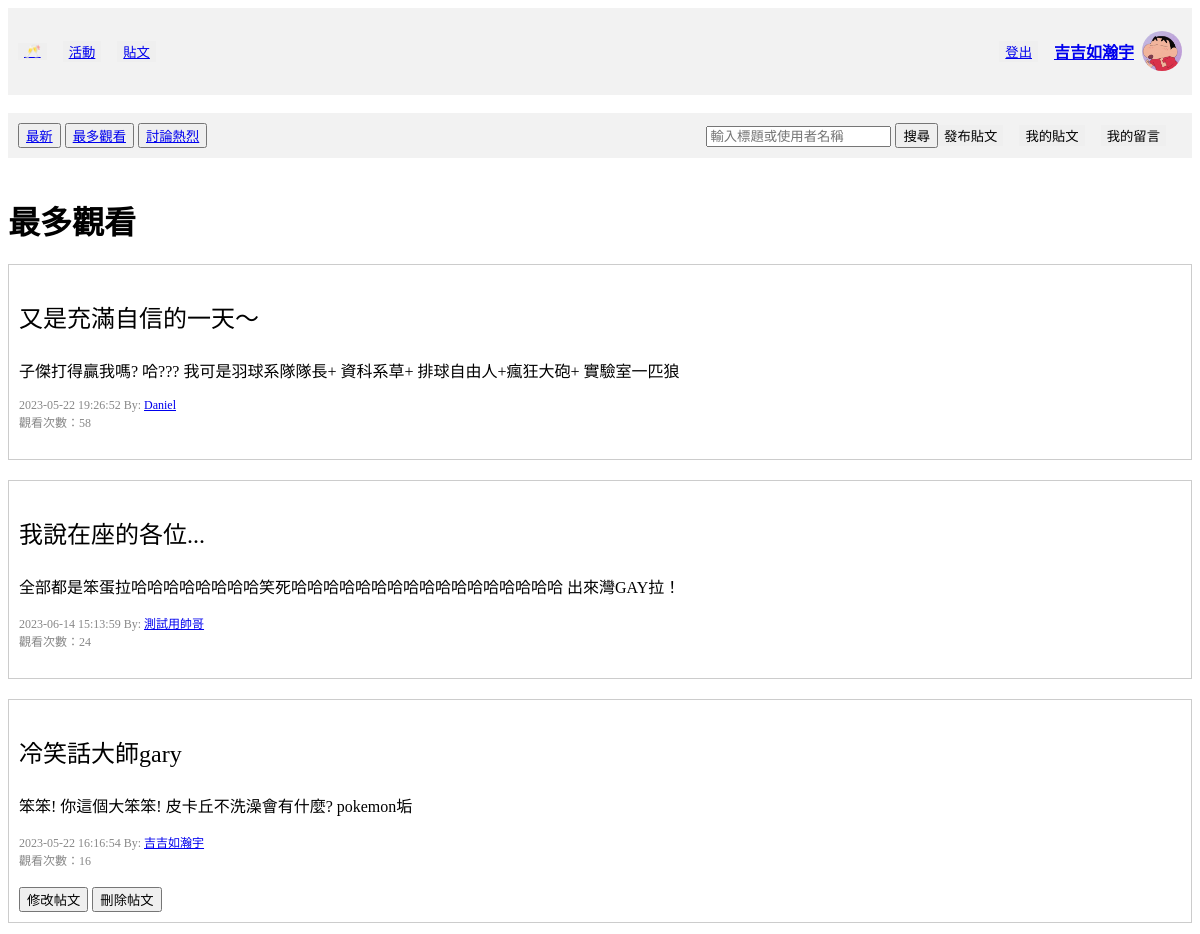
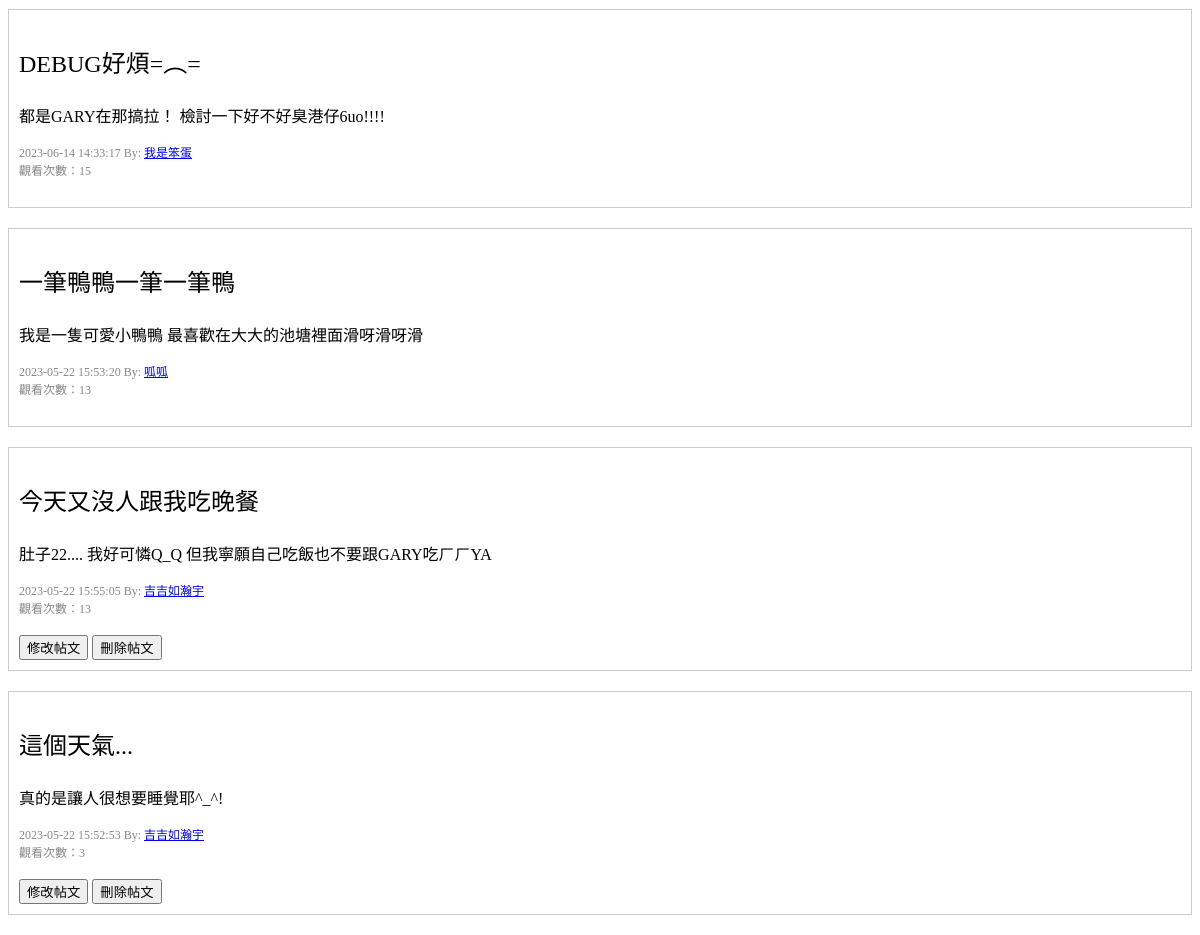
Page /post/posts/mostView (signed in) on the committed database (2 pictures, top to bottom).
### tables this page shows
CREATE TABLE "User" (
	"userID"	INTEGER,
	"password"	VARCHAR(10),
	"nickname"	VARCHAR(10) NOT NULL,
	"gender"	VARCHAR(1) NOT NULL,
	"birth"	TEXT,
	"cellphone"	VARCHAR(10),
	"email"	TEXT UNIQUE,
	"image" TEXT,
	PRIMARY KEY("userID" AUTOINCREMENT)
);

CREATE TABLE "Post" (
	"postID"	INTEGER,
	"postUserID"	INTEGER,
	"postTime"	TEXT,
	"postTitle"	TEXT,
	"postContent"	TEXT,
	"postView"	INT,
	FOREIGN KEY("postUserID") REFERENCES "User"("userID"),
	PRIMARY KEY("postID" AUTOINCREMENT)
);

### crud/crudPost.py (the view, shortened to what this page needs)
@post_bp.route("/posts/<string:sortmethod>", methods=["GET", "POST"])
def posts_method(sortmethod):
    userID = session["userID"]
    searching_value = ""
    if sortmethod == "newest" or sortmethod == "None":
        sortmethod = "newest"
        con = sql.connect("funCrew_db.db")
        con.row_factory = sql.Row
        cur = con.cursor()
        cur.execute(
            "SELECT * FROM Post, User WHERE postUserID = userID ORDER BY postTime DESC"
        )
        posts = cur.fetchall()
        con.commit()
        con.close()
    elif sortmethod == "mostView":
        con = sql.connect("funCrew_db.db")
        con.row_factory = sql.Row
        cur = con.cursor()
        cur.execute(
            "SELECT * FROM Post, User WHERE postUserID = userID ORDER BY postView DESC"
        )
        posts = cur.fetchall()
        con.commit()
        con.close()
    return render_template(
        "posts.html",
        nickname=get_nickname(userID),
        avatar=get_avatar_path(userID),
        posts=posts,
        userID=userID,
        sortmethod=sortmethod,
        searching_value=searching_value,
    )

### crud/crudUser.py (called while the page is built)
def get_avatar_path(userID):
    try:
        con = sql.connect("funCrew_db.db")
        cur = con.cursor()
        cur.execute("SELECT image FROM User WHERE userID=?", (userID,))
        filename = cur.fetchone()[0]
        con.close()
        return "static/images/avatars/" + filename
    except Exception as e:
        print(f"Error occurred while retrieving filename: {str(e)}")
        return ""

def get_nickname(userID):
    con = sql.connect("funCrew_db.db")
    cur = con.cursor()
    cur.execute("SELECT nickname FROM User WHERE userID=?", (userID,))
    nickname = cur.fetchone()[0]
    con.close()
    return nickname

### templates/posts.html (shortened to what this page needs)
<!DOCTYPE html>
<html>
<head>
</head>
<body>
    <div class="header">
        <div class="header-left">
            <button class="button"><a href="/home"> 🥂 </a></button>
            <button class="button"><a href="/activity/activities/signingUp">活動</a></button>
            <button class="button"><a href="/post/posts/newest">貼文</a></button>
        </div>
        <div class="header-right">
            <button class="button"><a href="/user/logout">登出</a></button>
            <div class="user-info">
                <h4><a href="/user/personalInfo">{{ nickname }}</a></h4>
                <img src="../../{{ avatar }}" alt="大頭貼">
            </div>
        </div>
    </div>
    <br>
    <div class="header">
        <div class="header-left">
            <form method="POST">
                <button class="submit" name="newest"><a href="/post/posts/newest">最新</a></button>
                <button class="submit" name="mostView"><a href="/post/posts/mostView">最多觀看</a></button>
                <button class="submit" name="hotest"><a href="/post/posts/hotest">討論熱烈</a></button>
            </form>
        </div>
        <div class="header-right">
            <form action="/post/posts/searching" method="POST">
                <input type="text" name="searching_value" placeholder="輸入標題或使用者名稱" required>
                <input type="submit" name="post_search_button" value="搜尋">
            </form>
            <button class="button"><a href="/post/create_post"
                    style="text-decoration:none; color:black">發布貼文</a></button>
            <button class="button"><a href="/post/posts/my_posts"
                    style="text-decoration:none; color:black">我的貼文</a></button>
            <button class="button"><a href="/post/my_comments"
                    style="text-decoration:none; color:black">我的留言</a></button>
        </div>
    </div>
    <br>
    {% if sortmethod == "newest" %}
    <h1>最新</h1>
    {% elif sortmethod == "mostView" %}
    <h1>最多觀看</h1>
    {% elif sortmethod == "hotest" %}
    <h1>討論熱烈</h1>
    {% elif sortmethod == "my_posts" %}
    <h1>我的貼文</h1>
    {% elif sortmethod == "searching" %}
    <h1>搜尋：{{searching_value}}</h1>
    {% endif %}
    {% if searching_value %}
    {% for post in posts %}
    <div class="post">
        <div class="content">
            <a href="/post/posts/{{post['postID']}}?sortmethod={{sortmethod}}&searching_value={{searching_value}}"
                style="text-decoration:none; color:black">
                <p style="font-size:24px;">{{ post['postTitle'] }}</p>
                <p>{{ post['postContent'] }}</p>
            </a>
        </div>
        <div class="info">
            <span>{{ post['postTime'] }}</span>
            <span>By: <a href="/user/info/{{post['postUserID']}}">{{ post['nickname'] }}</a></span>
            <br><span>觀看次數：{{ post['postView'] }}</span>
        </div>
    </div>
    {% endfor %}
    {% else %}
    {% for post in posts %}
    <div class="post">
        <div class="content">
            <a href="/post/posts/{{post['postID']}}?sortmethod={{sortmethod}}"
                style="text-decoration:none; color:black">
                <p style="font-size:24px;">{{ post['postTitle'] }}</p>
                <p>{{ post['postContent'] }}</p>
            </a>
        </div>
        <div class="info">
            <span>{{ post['postTime'] }}</span>
            <span>By: <a href="/user/info/{{post['postUserID']}}">{{ post['nickname'] }}</a></span>
            <br><span>觀看次數：{{ post['postView'] }}</span>
        </div>
        <br>
        {% if (post['postUserID'] == userID) and (sortmethod != "searching") %}
        <div>
            <button><a href="/post/posts/update_post/{{post['postID']}}?sortmethod={{sortmethod}}"
                    style="text-decoration:none; color:black">修改帖文</a></button>
            <button><a href="/post/posts/delete_post/{{post['postID']}}?sortmethod={{sortmethod}}"
                    style="text-decoration:none; color:black">刪除帖文</a></button>
        </div>
        {% endif %}
    </div>
    {% endfor %}
    {% endif %}
</body>
</html>

### templates/posts.html (style rules this page uses)
.header { display: flex; justify-content: space-between; align-items: center; padding: 10px; background-color: #f2f2f2; }
.header-left { display: flex; align-items: center; }
.header-right { display: flex; align-items: center; }
.button { margin-right: 16px; border: none; }
.post { margin-bottom: 20px; border: 1px solid #ccc; padding: 10px; }
.post .info { font-size: 12px; color: #888; }
.post .content { margin-top: 0px; }
.user-info { display: flex; align-items: center; }
.user-info h4 { margin-right: 8px; }
.user-info img { width: 40px; height: 40px; border-radius: 50%; object-fit: cover; }

### rows in the picture
User: nickname "吉吉如瀚宇"
Post: postTitle "又是充滿自信的一天～", postContent "子傑打得贏我嗎? 哈??? 我可是羽球系隊隊長+ 資科系草+ 排球自由人+瘋狂大砲+ 實驗室一匹狼", postTime "2023-05-22 19:26:52", nickname "Daniel", postView "58"
Post: postTitle "我說在座的各位...", postContent "全部都是笨蛋拉哈哈哈哈哈哈哈哈笑死哈哈哈哈哈哈哈哈哈哈哈哈哈哈哈哈哈 出來灣GAY拉！", postTime "2023-06-14 15:13:59", nickname "測試用帥哥", postView "24"
Post: postTitle "冷笑話大師gary", postContent "笨笨! 你這個大笨笨! 皮卡丘不洗澡會有什麼? pokemon垢", postTime "2023-05-22 16:16:54", nickname "吉吉如瀚宇", postView "16"
Post: postTitle "DEBUG好煩=︵=", postContent "都是GARY在那搞拉！ 檢討一下好不好臭港仔6uo!!!!", postTime "2023-06-14 14:33:17", nickname "我是笨蛋", postView "15"
Post: postTitle "一筆鴨鴨一筆一筆鴨", postContent "我是一隻可愛小鴨鴨 最喜歡在大大的池塘裡面滑呀滑呀滑", postTime "2023-05-22 15:53:20", nickname "呱呱", postView "13"
Post: postTitle "今天又沒人跟我吃晚餐", postContent "肚子22.... 我好可憐Q_Q 但我寧願自己吃飯也不要跟GARY吃ㄏㄏYA", postTime "2023-05-22 15:55:05", nickname "吉吉如瀚宇", postView "13"
Post: postTitle "這個天氣...", postContent "真的是讓人很想要睡覺耶^_^!", postTime "2023-05-22 15:52:53", nickname "吉吉如瀚宇", postView "3"
